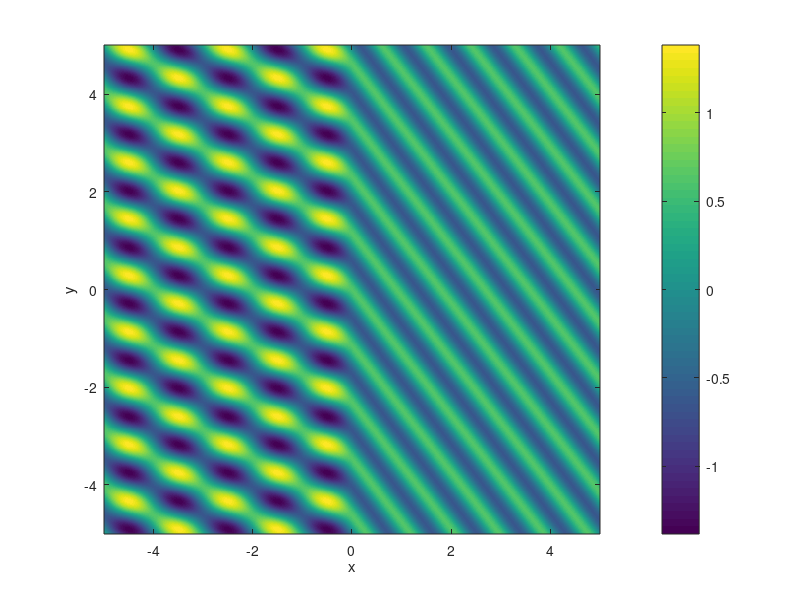

The MATLAB source for this figure:
%% Part 1
eps_0 = 8.85e-12;
mu_0 = pi*4e-7;
freq = 300e6;

dx = 0.01;
dy = 0.01;
x = 0:dx:5;
y = 0:dy:5;

[X, Y] = meshgrid(x, y);

figure(1)
f = cos(X);
% f = X.^2 + Y.^2;
imagesc(x,y,f)
set(gca,'ydir','normal')
xlabel('x')
ylabel('y')

%% Part 2b
eps_0 = 8.85e-12;
mu_0 = pi*4e-7;
freq = 300e6;

dx = 0.01;
dy = 0.01;
x = 0:dx:5;
y = 0:dy:5;

[X, Y] = meshgrid(x, y);



figure(1)
f = cos(-2*pi.*X);
imagesc(x,y,f)
set(gca,'ydir','normal')
xlabel('x')
ylabel('y')
colorbar();

%% Part 2c
eps_0 = 8.85e-12;
mu_0 = pi*4e-7;
freq = 300e6;

dx = 0.01;
dy = 0.01;
x = 0:dx:5;
y = 0:dy:5;

[X, Y] = meshgrid(x, y);

figure(1)
% dt = 4.6296e-11;
dt = (5*pi / 180) / (freq * 2 * pi);


for n = 1:100
    t = (n-1)*dt;
    Ez = cos(2*pi*freq*t - 2*pi.*X);
    figure(1)
    imagesc(x,y,Ez)
    set(gca,'ydir','normal')
    xlabel('x')
    ylabel('y')
    M(n) = getframe;
end

%% Part 3

eps_0 = 8.85e-12;
mu_0 = pi*4e-7;
freq = 300e6;
sigma = 0.01;

dx = 0.01;
dy = 0.01;
x = 0:dx:5;
y = 0:dy:5;

[X, Y] = meshgrid(x, y);


figure(1)
f = exp(-1.81.*X) .* cos(-2*pi.*X);
imagesc(x,y,f)
set(gca,'ydir','normal')
xlabel('x')
ylabel('y')
colorbar();

%% Part 4

eps_0 = 8.85e-12;
mu_0 = pi*4e-7;
freq = 300e6;
sigma = 0.01;

dx = 0.01;
dy = 0.01;
x = 0:dx:5;
y = 0:dy:5;

[X, Y] = meshgrid(x, y);


figure(1)
phi = 60 * pi/180;
f = cos(-2*pi*(X.*cos(phi) + Y.*sin(phi)));
imagesc(x,y,f)
set(gca,'ydir','normal')
xlabel('x')
ylabel('y')
colorbar();


%% Part 5
eps_0 = 8.85e-12;
mu_0 = pi*4e-7;
freq = 300e6;
sigma = 0.01;
phi = 60 * pi/180;
k_0 = 2*pi;

dx = 0.01;
dy = 0.01;
x = 0:dx:5;
y = -5:dy:5;
xn = -5:dx:(-dx);
[X, Y] = meshgrid(x, y);
[Xn, Yn] = meshgrid(xn, y);

eps_r2 = 2;
phi_t = asin((1/sqrt(eps_r2)) * sin(phi));
gamma = (cos(phi) - sqrt(eps_r2)*cos(phi_t)) / (cos(phi) + sqrt(eps_r2)*cos(phi_t));
T = 1 + gamma;

k_2 = sqrt(eps_r2)*k_0;


E1 = cos(k_0*Xn*cos(phi) + k_0*Yn*sin(phi)) + gamma * (cos(k_0*Xn*cos(phi) - k_0*Yn*sin(phi)));
E2 = T * cos(X*cos(phi_t)*k_2 + Y*sin(phi_t)*k_2);


figure(1)
imagesc([xn, x],y,[E1, E2])
set(gca,'ydir','normal')
xlabel('x')
ylabel('y')
colorbar();
